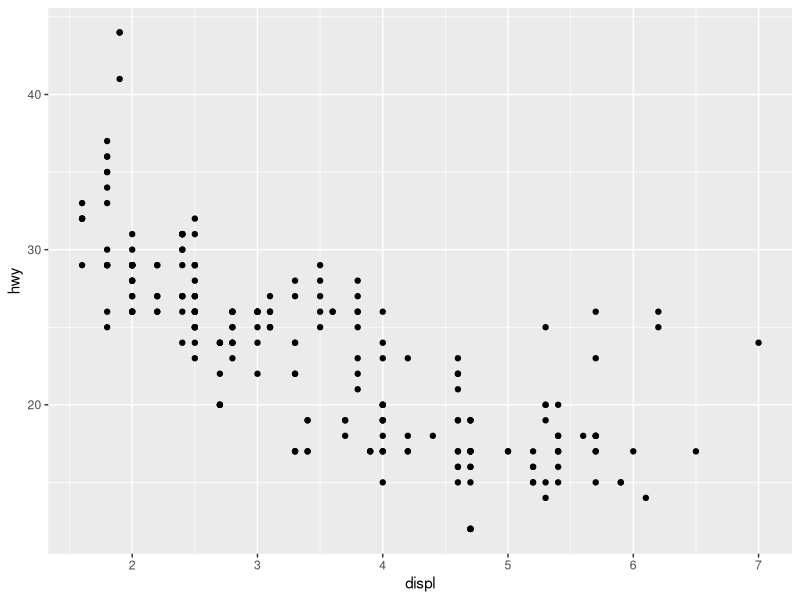
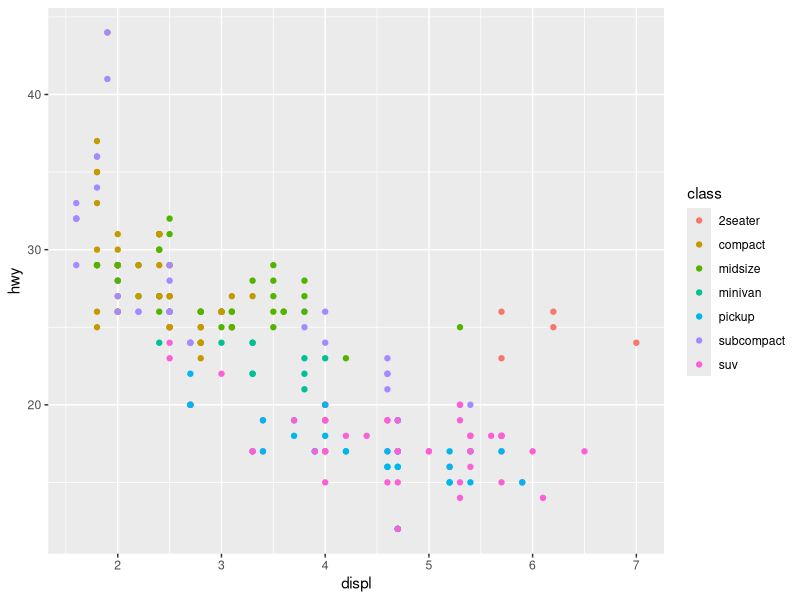
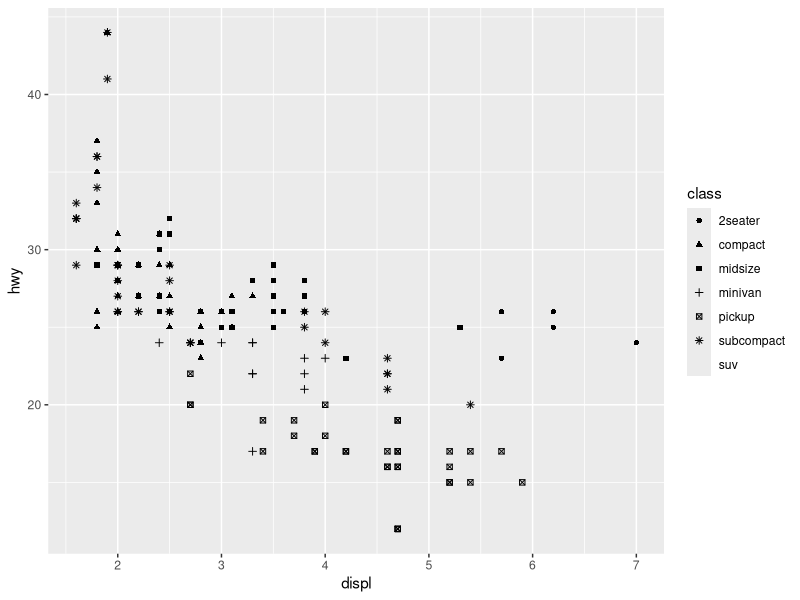
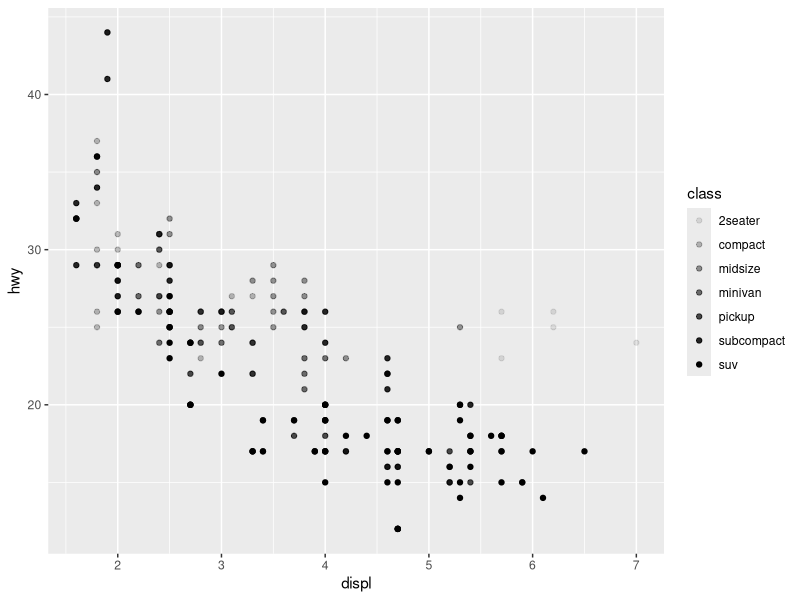
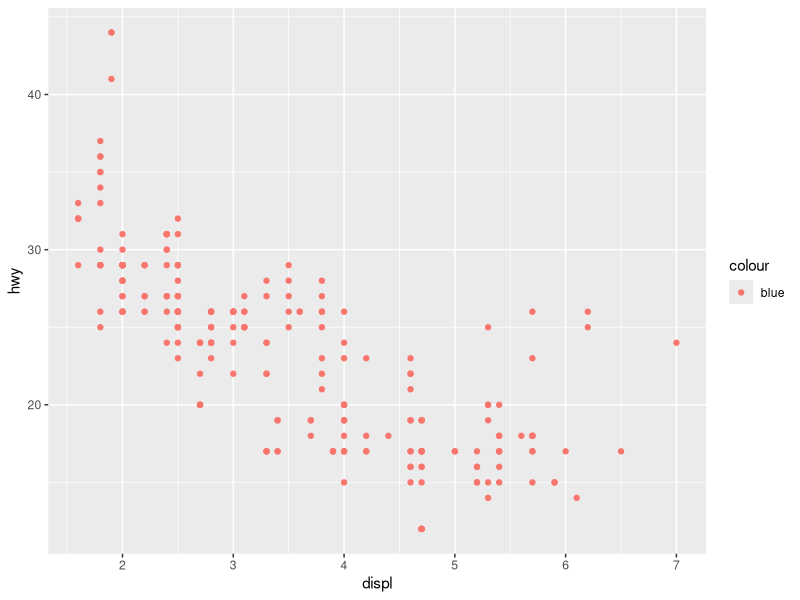
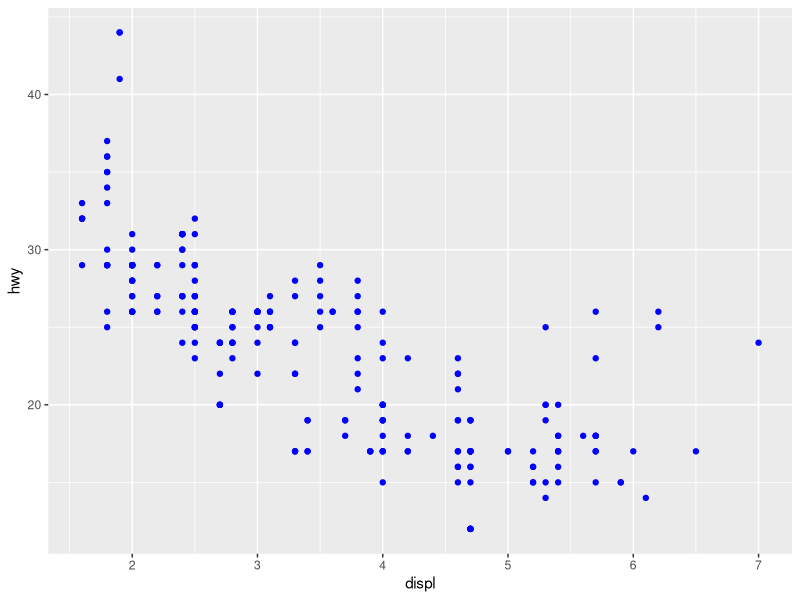
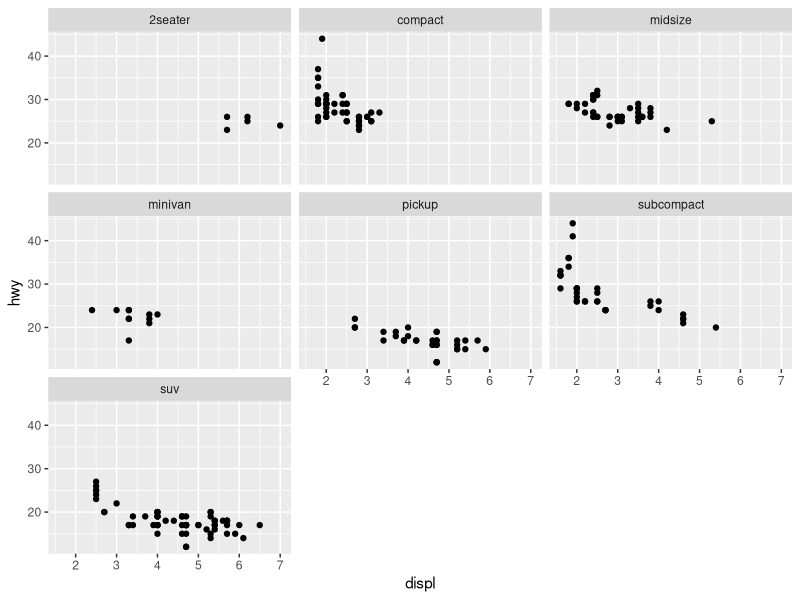
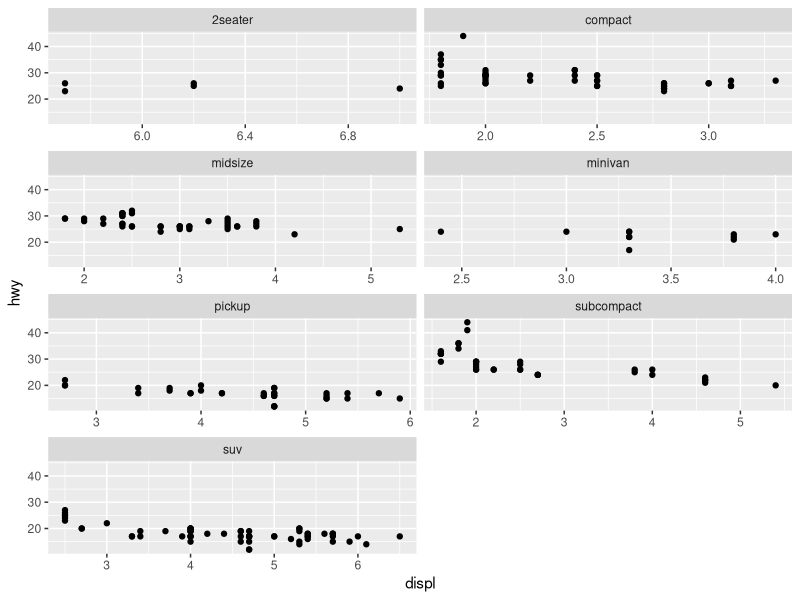

Write the R code that produced these figures, in order.
## ---- chunk 1
knitr::opts_chunk$set(echo = FALSE)
## ---- chunk 2
    library(ggplot2) #library(tidyverse)
    ggplot()+
      geom_point(data = mpg,
                 mapping = aes(x = displ,y = hwy))
## ---- chunk 3
    ggplot()+
      geom_point(data = mpg,
                 mapping = aes(x = displ,y = hwy, color = class))
## ---- chunk 4
    ggplot()+
      geom_point(data = mpg,
                 mapping = aes(x = displ,y = hwy, shape = class))
## ---- chunk 5
    ggplot()+
      geom_point(data = mpg,
                 mapping = aes(x = displ,y = hwy, alpha = class))
## ---- chunk 6
    ggplot()+
      geom_point(data = mpg,
                 mapping = aes(x = displ,y = hwy, color = "blue"))
    ggplot()+
      geom_point(data = mpg,
                 mapping = aes(x = displ,y = hwy), color = "blue")

## ---- chunk 7
    ggplot()+
      geom_point(data = mpg,
                 mapping = aes(x = displ,y = hwy))+
                 facet_wrap(~class)

## ---- chunk 8
    ggplot()+
      geom_point(data = mpg,
                 mapping = aes(x = displ,y = hwy))+
                 facet_wrap(~class, scale = "free_x",nrow = 4)

## ---- chunk 9
    ggplot()+
      geom_point(data = mpg,
                 mapping = aes(x = displ,y = hwy))+
                 facet_grid(drv~cyl,margins=TRUE)

## ---- chunk 10
    ggplot()+
      geom_smooth(data = mpg,
                 mapping = aes(x = displ,y = hwy))
## ---- chunk 11
data(diamonds)
set.seed(1234)
diamond <- diamonds[sample(nrow(diamonds), 2000), ]
head(diamond)

ggplot()+
      geom_histogram(data = diamond,
                 mapping = aes(x = price))
## ---- chunk 12
    ggplot()+
      geom_bar(data = diamond,
                 mapping = aes(x = clarity))  
## ---- chunk 13
    ggplot()+
      geom_boxplot(data = diamond,
                 mapping = aes(x=cut, y=price)) 

## ---- chunk 14

ggplot(data = diamonds) +
stat_summary(
mapping = aes(x = cut, y = depth),
fun.min = min,
fun.max = max,
fun = median
)
## ---- chunk 15
ggplot(mpg, aes(displ, hwy)) +
geom_point() +
stat_smooth(method = lm, formula = y ~ splines::bs(x, 3), se = FALSE)
## ---- chunk 16
ggplot(mpg, aes(displ, hwy)) +
  geom_point(aes(color = class)) +
  geom_smooth(se = FALSE) +
  labs(
    tag = "Scatter Plot and Smooth Curve",
    title = "Fuel efficiency generally decreases with engine size",
    subtitle = "Two seaters (sports cars) are an exception because of their light weight",
    caption = "Data from fueleconomy.gov"
  )

## ---- chunk 17
ggplot(mpg, aes(displ, hwy)) +
geom_point(aes(color = class)) +
geom_smooth(se = FALSE) +
theme_bw()
